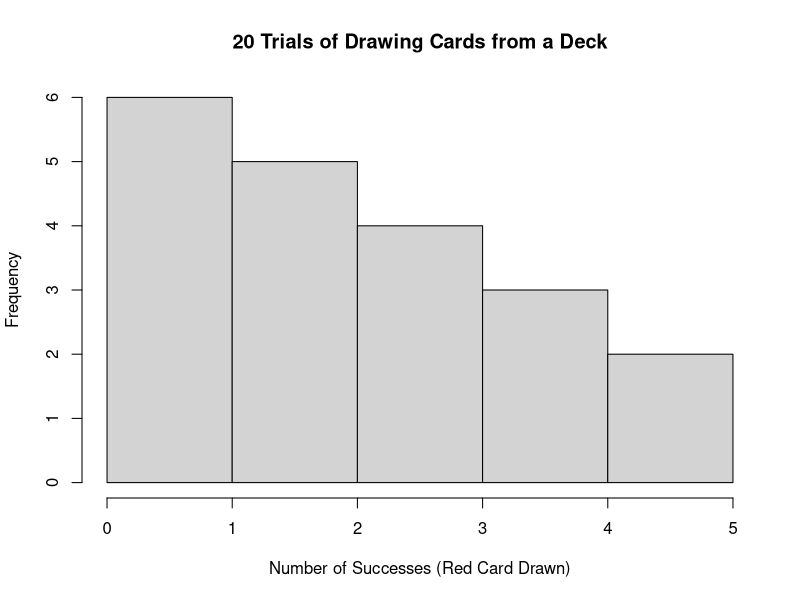

Reproduce this figure in R.
#Analytical Methods Homework 1

#Probability of drawing a red or black card from a deck
#black = success, red = failure

    #probability of success
n = 5        #number of trials
m = 20       #number of experiments


x<-c(1,4,3,2,5,3,2,1,0,3,4,4,2,2,0,0,1,5,3,2) #number of successes per trial
x

hist(x,main="20 Trials of Drawing Cards from a Deck",
     ylab="Frequency",xlab="Number of Successes (Red Card Drawn)")